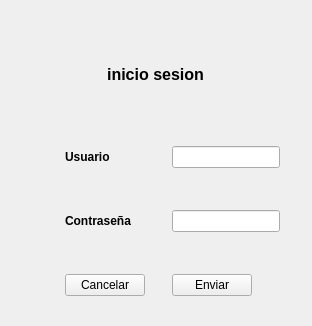
<?xml version="1.0" encoding="UTF-8"?>
<ui version="4.0">
 <class>Form</class>
 <widget class="QWidget" name="Form">
  <property name="enabled">
   <bool>true</bool>
  </property>
  <property name="geometry">
   <rect>
    <x>0</x>
    <y>0</y>
    <width>312</width>
    <height>326</height>
   </rect>
  </property>
  <property name="sizePolicy">
   <sizepolicy hsizetype="Preferred" vsizetype="Preferred">
    <horstretch>0</horstretch>
    <verstretch>0</verstretch>
   </sizepolicy>
  </property>
  <property name="minimumSize">
   <size>
    <width>312</width>
    <height>326</height>
   </size>
  </property>
  <property name="maximumSize">
   <size>
    <width>312</width>
    <height>326</height>
   </size>
  </property>
  <property name="windowTitle">
   <string>Inicio sesion</string>
  </property>
  <widget class="QWidget" name="verticalLayoutWidget_2">
   <property name="geometry">
    <rect>
     <x>40</x>
     <y>20</y>
     <width>231</width>
     <height>137</height>
    </rect>
   </property>
   <layout class="QVBoxLayout" name="verticalLayout_2">
    <item>
     <widget class="QLabel" name="label">
      <property name="font">
       <font>
        <pointsize>12</pointsize>
        <bold>true</bold>
       </font>
      </property>
      <property name="layoutDirection">
       <enum>Qt::LeftToRight</enum>
      </property>
      <property name="text">
       <string>inicio sesion</string>
      </property>
      <property name="alignment">
       <set>Qt::AlignCenter</set>
      </property>
     </widget>
    </item>
    <item>
     <widget class="QPushButton" name="pushButton">
      <property name="enabled">
       <bool>true</bool>
      </property>
      <property name="text">
       <string/>
      </property>
      <property name="icon">
       <iconset>
        <normaloff>../assets/newicons/icons8-usuario-masculino-en-círculo-48.png</normaloff>../assets/newicons/icons8-usuario-masculino-en-círculo-48.png</iconset>
      </property>
      <property name="iconSize">
       <size>
        <width>100</width>
        <height>100</height>
       </size>
      </property>
      <property name="default">
       <bool>false</bool>
      </property>
      <property name="flat">
       <bool>true</bool>
      </property>
     </widget>
    </item>
   </layout>
  </widget>
  <widget class="QWidget" name="gridLayoutWidget">
   <property name="geometry">
    <rect>
     <x>10</x>
     <y>110</y>
     <width>291</width>
     <height>225</height>
    </rect>
   </property>
   <layout class="QGridLayout" name="gridLayout">
    <item row="4" column="2">
     <widget class="QPushButton" name="cancelarBtn">
      <property name="sizePolicy">
       <sizepolicy hsizetype="Fixed" vsizetype="Fixed">
        <horstretch>0</horstretch>
        <verstretch>0</verstretch>
       </sizepolicy>
      </property>
      <property name="cursor">
       <cursorShape>PointingHandCursor</cursorShape>
      </property>
      <property name="text">
       <string>Cancelar</string>
      </property>
      <property name="icon">
       <iconset>
        <normaloff>../assets/newicons/icons8-cancelar-48.png</normaloff>../assets/newicons/icons8-cancelar-48.png</iconset>
      </property>
     </widget>
    </item>
    <item row="4" column="3">
     <widget class="QPushButton" name="enviarBtn">
      <property name="sizePolicy">
       <sizepolicy hsizetype="Fixed" vsizetype="Fixed">
        <horstretch>0</horstretch>
        <verstretch>0</verstretch>
       </sizepolicy>
      </property>
      <property name="cursor">
       <cursorShape>PointingHandCursor</cursorShape>
      </property>
      <property name="text">
       <string>Enviar</string>
      </property>
      <property name="icon">
       <iconset>
        <normaloff>../assets/newicons/icons8-enviar-48.png</normaloff>../assets/newicons/icons8-enviar-48.png</iconset>
      </property>
     </widget>
    </item>
    <item row="3" column="3">
     <widget class="QLineEdit" name="pwLine">
      <property name="sizePolicy">
       <sizepolicy hsizetype="Fixed" vsizetype="Fixed">
        <horstretch>0</horstretch>
        <verstretch>0</verstretch>
       </sizepolicy>
      </property>
      <property name="echoMode">
       <enum>QLineEdit::PasswordEchoOnEdit</enum>
      </property>
     </widget>
    </item>
    <item row="1" column="3">
     <widget class="QLineEdit" name="userLine">
      <property name="sizePolicy">
       <sizepolicy hsizetype="Fixed" vsizetype="Fixed">
        <horstretch>0</horstretch>
        <verstretch>0</verstretch>
       </sizepolicy>
      </property>
     </widget>
    </item>
    <item row="1" column="1">
     <widget class="QLabel" name="label_2">
      <property name="sizePolicy">
       <sizepolicy hsizetype="Fixed" vsizetype="Fixed">
        <horstretch>0</horstretch>
        <verstretch>0</verstretch>
       </sizepolicy>
      </property>
      <property name="font">
       <font>
        <bold>true</bold>
       </font>
      </property>
      <property name="text">
       <string/>
      </property>
     </widget>
    </item>
    <item row="3" column="1">
     <widget class="QLabel" name="label_3">
      <property name="sizePolicy">
       <sizepolicy hsizetype="Fixed" vsizetype="Fixed">
        <horstretch>0</horstretch>
        <verstretch>0</verstretch>
       </sizepolicy>
      </property>
      <property name="font">
       <font>
        <bold>true</bold>
       </font>
      </property>
      <property name="text">
       <string/>
      </property>
     </widget>
    </item>
    <item row="1" column="2">
     <widget class="QLabel" name="label_4">
      <property name="sizePolicy">
       <sizepolicy hsizetype="Fixed" vsizetype="Fixed">
        <horstretch>0</horstretch>
        <verstretch>0</verstretch>
       </sizepolicy>
      </property>
      <property name="font">
       <font>
        <bold>true</bold>
       </font>
      </property>
      <property name="text">
       <string>Usuario</string>
      </property>
     </widget>
    </item>
    <item row="3" column="2">
     <widget class="QLabel" name="label_5">
      <property name="sizePolicy">
       <sizepolicy hsizetype="Fixed" vsizetype="Fixed">
        <horstretch>0</horstretch>
        <verstretch>0</verstretch>
       </sizepolicy>
      </property>
      <property name="font">
       <font>
        <bold>true</bold>
       </font>
      </property>
      <property name="text">
       <string>Contraseña</string>
      </property>
     </widget>
    </item>
   </layout>
  </widget>
 </widget>
 <resources/>
 <connections/>
</ui>
